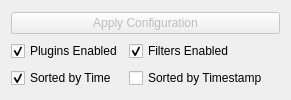
      <widget class="QFrame" name="enableConfigFrame">
       <property name="frameShape">
        <enum>QFrame::NoFrame</enum>
       </property>
       <property name="frameShadow">
        <enum>QFrame::Plain</enum>
       </property>
       <layout class="QGridLayout" name="gridLayout">
        <item row="2" column="1">
         <widget class="QCheckBox" name="filtersEnabled">
          <property name="text">
           <string>Filters Enabled</string>
          </property>
          <property name="checked">
           <bool>true</bool>
          </property>
         </widget>
        </item>
        <item row="2" column="0">
         <widget class="QCheckBox" name="pluginsEnabled">
          <property name="text">
           <string>Plugins Enabled</string>
          </property>
          <property name="checked">
           <bool>true</bool>
          </property>
         </widget>
        </item>
        <item row="0" column="0" colspan="4">
         <widget class="QPushButton" name="applyConfig">
          <property name="enabled">
           <bool>false</bool>
          </property>
          <property name="text">
           <string>Apply Configuration</string>
          </property>
          <property name="icon">
           <iconset resource="resources/resource.qrc">
            <normaloff>:/toolbar/png/weather-storm.png</normaloff>
            <disabledoff>:/toolbar/png/weather-clear.png</disabledoff>:/toolbar/png/weather-storm.png</iconset>
          </property>
         </widget>
        </item>
        <item row="3" column="0">
         <widget class="QCheckBox" name="checkBoxSortByTime">
          <property name="text">
           <string>Sorted by Time</string>
          </property>
          <property name="checked">
           <bool>true</bool>
          </property>
         </widget>
        </item>
        <item row="3" column="1">
         <widget class="QCheckBox" name="checkBoxSortByTimestamp">
          <property name="enabled">
           <bool>true</bool>
          </property>
          <property name="text">
           <string>Sorted by Timestamp</string>
          </property>
         </widget>
        </item>
       </layout>
      </widget>
